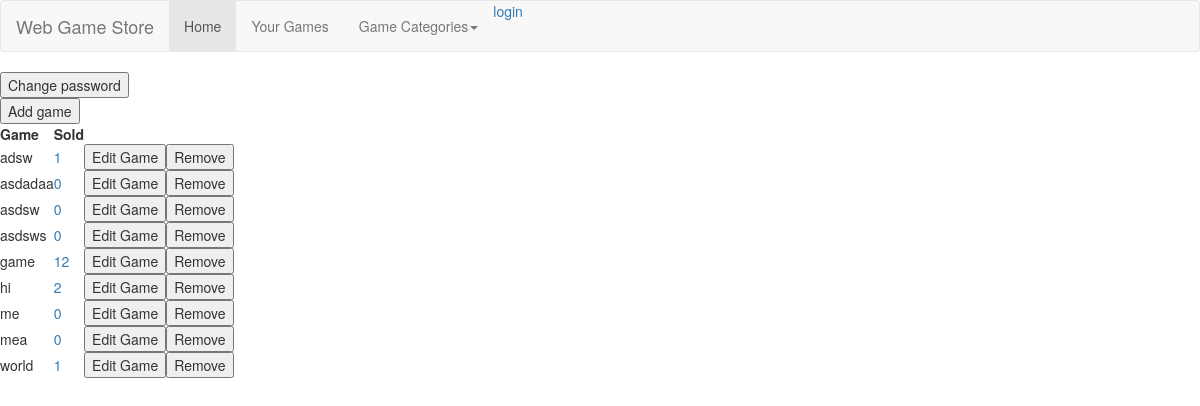
The page /user/ (signed in) on the database its author committed.
### webgamestore/models.py (models this page shows, shortened)
class Game(models.Model):
    categories = models.ManyToManyField(Category)
    players = models.ManyToManyField(Player)
    url = models.URLField(default="www.google.com") #Change this at some point
    sold = models.PositiveIntegerField(default=0)
    title = models.CharField(max_length=64, unique=True)
    developer = models.ForeignKey(Developer, related_name="games")
    price = models.PositiveIntegerField(default=0)
    class Meta:
        ordering = ('title',)
    class AlreadyOwned(Exception):
        pass
    class TitleUsed(Exception):
        pass

### webgamestore/views.py (the view, shortened to what this page needs)
# urls.py: url(r'^user/$', views.userInfo),
@login_required(login_url="/login/")
def userInfo(request):
    dev = False
    templateParams = dict()
    try:
        player = request.user.player
        games = list()
        for item in player.game_set.all():
            score = "n/a"
            try:
                score = player.getHiscore(item)
            except Highscore.DoesNotExist:
                pass
            gameId = item.id
            games.append((item.title, gameId, score,))
        templateParams["games"] = games
    except Player.DoesNotExist:
        pass
    try:
        developer = request.user.developer
        if request.method == "GET":
            if request.GET.__contains__("edited"):
                templateParams["edited"] = request.GET["edited"]
            if request.GET.__contains__("added"):
                templateParams["added"] = request.GET["added"]
        dev = True
        games = list()
        for item in developer.games.all():
            gameId = item.id
            games.append((item.title, item.sold, gameId,))
        templateParams["games"] = games
    except Developer.DoesNotExist:
        pass
    templateParams["developer"] = dev
    return render(request, "userpage.html", templateParams)

### webgamestore/templates/userpage.html (shortened to what this page needs)
{% extends 'website_frame.html' %}
{% block content %}
<body>
  <form action=/user/change_password>
    <input type="submit" value="Change password" />
  </form>
{% if developer %}
  <form action=/user/add_game>
    <input type="submit" value="Add game" />
  </form>
  <table>
  <tr>
    <th> Game </th>
    <th> Sold </th>
    <th> </th>
    <th> </th>
  </tr>
  {% for game, sales, gameId in games %}
  <tr>
    <td> {{game}} </td>
    <td> <a href=/user/sales_detail/{{gameId}}> {{sales}} </a> </td>
    <td>
      <button onClick="editGame({{gameId}})"> Edit Game </button>
    </td>
    <td>
      <button onclick="confirmDelete(&#34{{game}}&#34)"> Remove </button>
    </td>
  </tr>
  {% endfor %}
  </table>
{% endif %}
</body>
{% endblock %}

### rows shown on the page
Game: games "adsw"
Game: games "asdadaa"
Game: games "asdsw"
Game: games "asdsws"
Game: games "game"
Game: games "hi"
Game: games "me"
Game: games "mea"
Game: games "world"

### other values the page prints
{{ sales }} "1" "0" "0" "0" "12" "2" "0" "0" "1"
